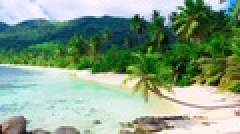
#> input picture COLORIZATION/assets/b1.jpg, 120 x 67 px, shrunk from 600 x 337 before the run (shown 2 times larger)
$ python kMeans.py
#> lines starting #> are read from the running program, lines starting #| are printed output that depends on the picture
#> further down, currImg is the input picture: shape (67, 120, 3); mean R, G, B 133.6, 159.8, 135.3
### COLORIZATION/src/helper.py
import itertools
import threading
import time
import sys

def printProgressBar (iteration, total, prefix = '', suffix = '', decimals = 1, length = 100, fill = '█', printEnd = "\r"):
    percent = ("{0:." + str(decimals) + "f}").format(100 * (iteration / float(total)))
    filledLength = int(length * iteration // total)
    bar = fill * filledLength + '-' * (length - filledLength)
    print(f'\r{prefix} |{bar}| {percent}% {suffix}', end = printEnd)
    # Print New Line on Complete
    if iteration == total:
        print()

# [7 lines left out: function animated_loading, not called in this run]

# printProgressBar(i + 1, len(currImg), prefix = 'Progress:', suffix = 'Complete', length = 50)

### COLORIZATION/src/kMeans.py
import math
import csv
import numpy as np
import matplotlib.pyplot as plt
import random as rd
import os
from PIL import Image
from constants import *
from helper import *

class kMeans():
    pass
    def __init__(self, data, k = 5, tolerance = 0.0001, iteration = 1):
        self.k = k
        self.tolerance = tolerance
        self.iteration = iteration

    def run(self, data):
        flatImg = np.array(data.reshape(-1, 3))
        lower = flatImg.min(axis=0)
#> lower = [0, 2, 0]
        upper = flatImg.max(axis=0)
#> upper = [255, 255, 255]
        c = np.random.randint(min(lower), max(upper), size=(self.k, 3))
#> c = [[172, 47, 117], [192, 67, 251], [195, 103, 9], [211, 21, 242], [36, 87, 70]]
        cMap = np.zeros((len(data), len(data[0])))
#> cMap: shape (67, 120) float64; every value is 0

        for iter_i in range(self.iteration):
            # printProgressBar(iter_i + 1, self.iteration, prefix = 'Progress:', suffix = 'Complete', length = 50)
            for i, pixels in enumerate(currImg):
                printProgressBar(i + 1, len(currImg), prefix = 'Progress:', suffix = 'Complete', length = 50)
                for j, pixel in enumerate(pixels):
                    edList = []
                    for centroid in c:
                        ed = self.euclideanDistance(pixel, centroid)
                        edList.append(ed)
                    cMap[i][j] = edList.index(min(edList))
            print(cMap[0])

            with open('employee_file.csv', mode='w') as employee_file:
                employee_writer = csv.writer(employee_file, delimiter=',', quotechar='"', quoting=csv.QUOTE_MINIMAL)

                employee_writer.writerow(['John Smith', 'Accounting', 'November'])
                employee_writer.writerow(['Erica Meyers', 'IT', 'March'])
            plt.plot(cMap)
            plt.show()
#> this loop made 1 pass
#| [1. 1. 1. 1. 1. 1. 1. 1. 1. 1. 1. 1. 1. 1. 1. 1. 1. 1. 1. 1. 1. 1. 1. 1.
#|  1. 1. 1. 1. 1. 1. 1. 1. 1. 1. 1. 1. 1. 1. 1. 1. 1. 1. 1. 1. 1. 1. 1. 1.
#|  1. 1. 1. 1. 1. 1. 1. 1. 1. 1. 1. 1. 1. 1. 1. 1. 1. 1. 1. 1. 1. 1. 1. 1.
#|  1. 1. 1. 1. 1. 1. 1. 1. 1. 1. 1. 1. 1. 1. 1. 1. 1. 1. 1. 1. 0. 4. 4. 4.
#|  4. 1. 4. 4. 4. 4. 1. 1. 1. 1. 1. 1. 1. 1. 4. 4. 0. 1. 1. 1. 1. 4. 4. 4.]
#> pass 1, in run, `plt.show()`:
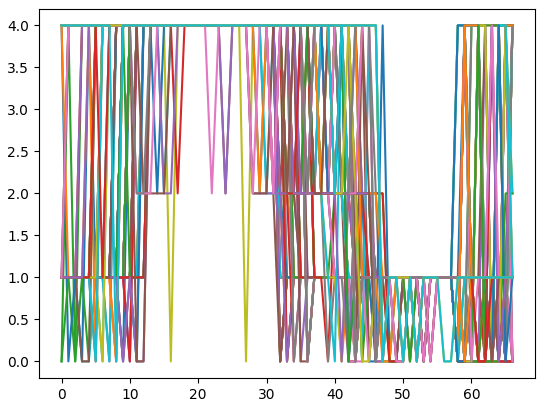
#> figure drawn by matplotlib, 1 panel; curve peaks at x = 11, y = 4; curve peaks at x = 11, y = 4; curve peaks at x = 12, y = 4
#> after the loop:
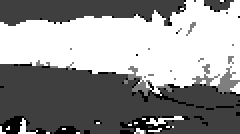
#> cMap: shape (67, 120) float64 (shown 2 times larger); min 0, max 4, mean 2.31; drawn with min black and max white

    def euclideanDistance(self, x1, x2):
        squared_distance = 0
        #Assuming correct input to the function where the lengths of two features are the same
        for i in range(len(x1)):
            squared_distance += (x1[i] - x2[i])**2
        ed = math.sqrt(squared_distance)
        return ed;

currImg = plt.imread(RESIZE_BEACH1_PATH)
flatImg = np.array(currImg.reshape(-1, 3))

means = kMeans(5)
means.run(currImg)
# print(means.euclideanDistance([20,10,100], [100,29,200]))


def kMeans():
    k = 5


    print(c)
    for i, pixels in enumerate(currImg):
        for j, pixel in enumerate(pixels):
            print(pixel)
    # [35 lines of commented-out code are left out]
